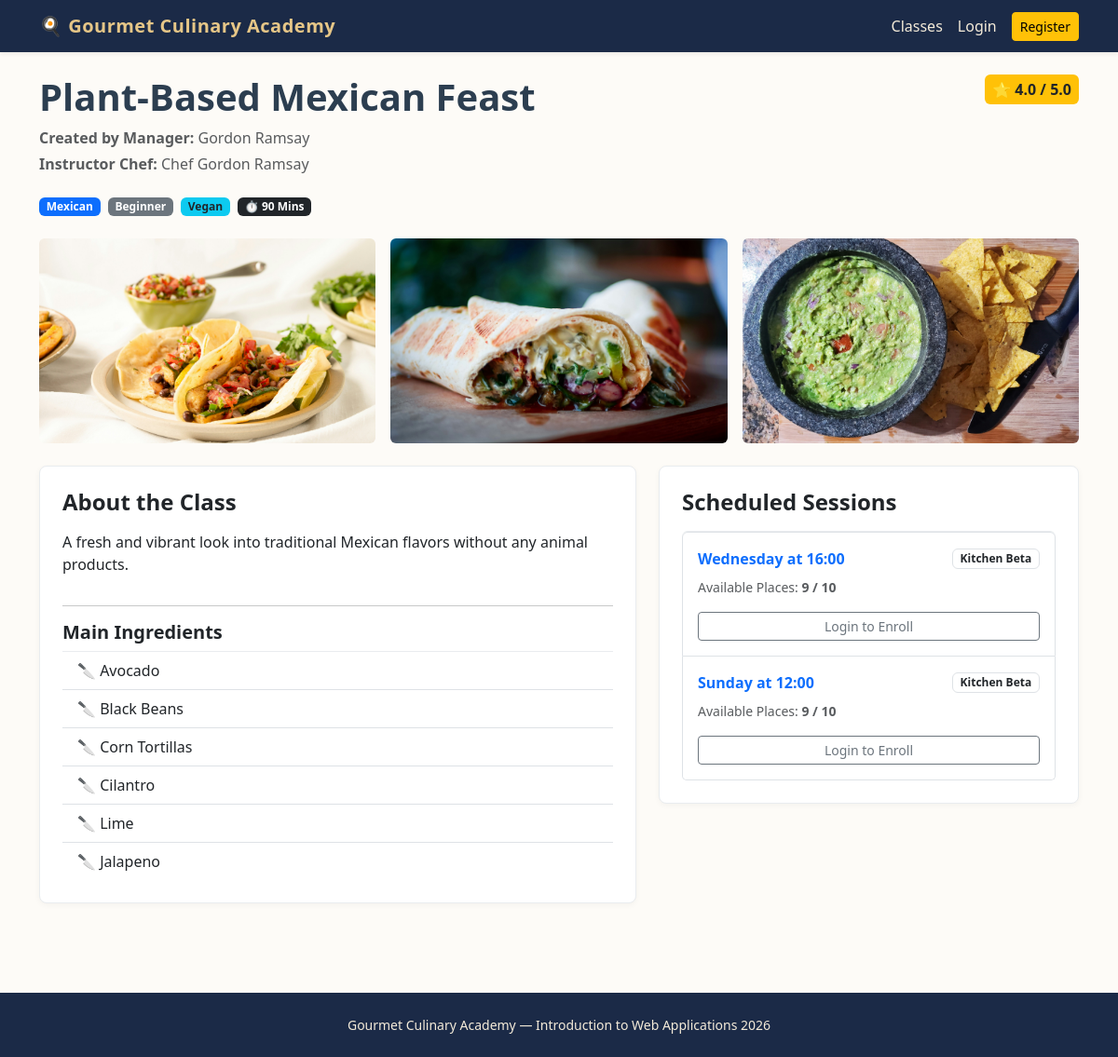
The page /class/3 on the database its author committed.
### tables this page shows
CREATE TABLE cooking_classes (
    id INTEGER PRIMARY KEY AUTOINCREMENT,
    manager_id INTEGER NOT NULL,
    title TEXT NOT NULL UNIQUE,
    cuisine TEXT NOT NULL,
    difficulty TEXT NOT NULL CHECK(difficulty IN ('Beginner', 'Intermediate', 'Advanced')),
    duration INTEGER NOT NULL,
    dietary_category TEXT NOT NULL CHECK(dietary_category IN ('Standard', 'Vegetarian', 'Vegan', 'Gluten-free')),
    chef_name TEXT NOT NULL,
    ingredients TEXT NOT NULL, -- Virgülle ayrılmış en az 4 malzeme
    description TEXT NOT NULL,
    photo_1 TEXT NOT NULL,
    photo_2 TEXT NOT NULL,
    photo_3 TEXT NOT NULL,
    FOREIGN KEY (manager_id) REFERENCES users(id) ON DELETE CASCADE
);

CREATE TABLE class_sessions (
    id INTEGER PRIMARY KEY AUTOINCREMENT,
    class_id INTEGER NOT NULL,
    day_of_week TEXT NOT NULL CHECK(day_of_week IN ('Monday', 'Tuesday', 'Wednesday', 'Thursday', 'Friday', 'Saturday', 'Sunday')),
    start_time TEXT NOT NULL, -- HH:MM formatında
    kitchen_name TEXT NOT NULL,
    max_capacity INTEGER NOT NULL DEFAULT 10,
    FOREIGN KEY (class_id) REFERENCES cooking_classes(id) ON DELETE CASCADE
);

### routes/home_routes.py (the view)
@home_bp.route("/class/<int:class_id>")
def class_detail(class_id):
    class_data, sessions = get_class_by_id(class_id)
    if not class_data:
        return render_template("404.html"), 404
    return render_template("class_detail.html", class_data=class_data, sessions=sessions)

### app.py (called while the page is built)
@app.after_request
def add_header(response):
    response.headers["Cache-Control"] = (
        "no-store, no-cache, must-revalidate, post-check=0, pre-check=0, max-age=0"
    )
    response.headers["Pragma"] = "no-cache"
    response.headers["Expires"] = "-1"
    return response

### database/database.py (called while the page is built)
def get_db():
    conn = sqlite3.connect(DATABASE, timeout=10.0)
    conn.row_factory = sqlite3.Row
    conn.execute("PRAGMA foreign_keys = ON")
    return conn

### utils.py (called while the page is built)
def get_current_simulated_datetime():
    now = datetime.now()
    try:
        simulated_day_str = getattr(config, "SIMULATED_DAY", "Monday")
        simulated_time_str = getattr(config, "SIMULATED_TIME", "09:00")
    except RuntimeError:
        return now
    try:
        sim_hour, sim_minute = map(int, simulated_time_str.split(":"))
    except (ValueError, AttributeError):
        sim_hour, sim_minute = 9, 0
    target_day_idx = DAYS_ORDER.get(simulated_day_str, now.isoweekday())
    current_day_idx = now.isoweekday()
    day_diff = target_day_idx - current_day_idx
    simulated_date = now.date() + timedelta(days=day_diff)
    return datetime.combine(simulated_date, datetime.min.time()).replace(
        hour=sim_hour, minute=sim_minute, second=0, microsecond=0
    )

def is_session_past(session_day, session_start_time):
    if not session_day or not session_start_time:
        return False
    sim_now = get_current_simulated_datetime()
    sim_day_idx = sim_now.isoweekday()  # 1 (Pazartesi) - 7 (Pazar)
    target_day_idx = DAYS_ORDER.get(session_day, 1)
    time_parts = str(session_start_time).strip().split(":")
    session_hour = int(time_parts[0])
    session_minute = int(time_parts[1])
    if sim_day_idx > target_day_idx:
        return True
    if sim_day_idx < target_day_idx:
        return False
    sim_total_minutes = sim_now.hour * 60 + sim_now.minute
    session_total_minutes = session_hour * 60 + session_minute
    return sim_total_minutes >= session_total_minutes

### templates/class_detail.html (shortened to what this page needs)
{% extends "base.html" %}
{% block content %}
<article class="mb-5">
    <header class="mb-4">
        <div class="d-flex justify-content-between align-items-start flex-wrap gap-2">
            <div>
                <h1 class="display-6 fw-bold mb-2">{{ class_data.title }}</h1>
                <p class="text-muted mb-1">
                     <strong>Created by Manager:</strong> {{ class_data.manager_name }}
                </p>
                <p class="text-muted">
                     <strong>Instructor Chef:</strong> {{ class_data.chef_name }}
                </p>
            </div>
            <div class="text-end">
                {% if class_data.total_ratings and class_data.total_ratings > 0 %}
                    <span class="badge bg-warning text-dark fs-6 p-2">⭐ {{ "%.1f"|format(class_data.avg_rating) }} / 5.0</span>
                {% else %}
                    <span class="badge bg-light text-muted border fs-6 p-2">No ratings yet</span>
                {% endif %}
            </div>
        </div>
        <div class="d-flex gap-2 flex-wrap mt-2">
            <span class="badge bg-primary">{{ class_data.cuisine }}</span>
            <span class="badge bg-secondary">{{ class_data.difficulty }}</span>
            <span class="badge bg-info text-dark">{{ class_data.dietary_category }}</span>
            <span class="badge bg-dark">⏱️ {{ class_data.duration }} Mins</span>
        </div>
    </header>
    <section class="row g-3 mb-4">
        <div class="col-md-4">
            <img src="{{ class_data.photo_1 }}" class="img-fluid w-100 gallery-img rounded" alt="Promotional Photo 1">
        </div>
        <div class="col-md-4">
            <img src="{{ class_data.photo_2 }}" class="img-fluid w-100 gallery-img rounded" alt="Promotional Photo 2">
        </div>
        <div class="col-md-4">
            <img src="{{ class_data.photo_3 }}" class="img-fluid w-100 gallery-img rounded" alt="Promotional Photo 3">
        </div>
    </section>
    <div class="row g-4">
        <section class="col-lg-7">
            <div class="card card-culinary p-4 mb-4">
                <h2 class="h4 fw-bold mb-3">About the Class</h2>
                <p class="card-text">{{ class_data.description }}</p>
                <hr>
                <h3 class="h5 fw-bold mb-2">Main Ingredients</h3>
                <ul class="list-group list-group-flush">
                    {% for ingredient in class_data.ingredients.split(',') %}
                        <li class="list-group-item bg-transparent">🔪 {{ ingredient.strip() }}</li>
                    {% endfor %}
                </ul>
            </div>
        </section>
        <section class="col-lg-5">
            <div class="card card-culinary p-4">
                <h2 class="h4 fw-bold mb-3">Scheduled Sessions</h2>
                {% if sessions %}
                    <div class="list-group">
                        {% for s in sessions %}
                            <div class="list-group-item d-flex flex-column gap-2 py-3">
                                <div class="d-flex justify-content-between align-items-center">
                                    <strong class="text-primary">{{ s.day_of_week }} at {{ s.start_time[:5] }}</strong>
                                    <span class="badge bg-outline-dark text-dark border">{{ s.kitchen_name }}</span>
                                </div>
                                <div class="d-flex justify-content-between align-items-center small text-muted">
                                    <span>Available Places: <strong>{{ s.available_slots }} / {{ s.max_capacity }}</strong></span>
                                </div>
                                {% if current_user.is_authenticated %}
                                    {% if current_user.role == 'Student' %}
                                        <form method="post" action="{{ url_for('student.enroll', session_id=s.id) }}" class="mt-2">
                                            {% if s.available_slots > 0 %}
                                                <button type="submit" class="btn btn-sm btn-success w-100">Enroll in Session</button>
                                            {% else %}
                                                <button type="submit" class="btn btn-sm btn-warning w-100">Join Waiting List</button>
                                            {% endif %}
                                        </form>
                                    {% endif %}
                                {% else %}
                                    <a href="{{ url_for('auth.login') }}" class="btn btn-sm btn-outline-secondary w-100 mt-2">Login to Enroll</a>
                                {% endif %}
                            </div>
                        {% endfor %}
                    </div>
                {% else %}
                    <p class="text-muted mb-0">No active sessions for this class yet.</p>
                {% endif %}
            </div>
        </section>
    </div>
</article>
{% endblock %}

### static/css/style.css (style rules this page uses)
body { background-color: #fdfbf7; color: #2c3e50; font-family: "Segoe UI", Tahoma, Geneva, Verdana, sans-serif; min-height: 100vh; display: flex; flex-direction: column; }
.card-culinary { border: 1px solid #e9ecef; border-radius: 8px; transition: transform 0.15s ease, box-shadow 0.15s ease; box-shadow: 0 2px 6px rgba(0,0,0,0.04); }
.gallery-img { height: 220px; object-fit: cover; border-radius: 6px; }

### rows shown on the page
cooking_classes: title "Plant-Based Mexican Feast", chef_name "Chef Gordon Ramsay", cuisine "Mexican", difficulty "Beginner", dietary_category "Vegan", duration "90", photo_1 (picture), photo_2 (picture), photo_3 (picture), description "A fresh and vibrant look into traditional Mexican flavors without any animal products."
class_sessions: day_of_week "Wednesday", start_time "16:00", kitchen_name "Kitchen Beta", available_slots "9", max_capacity "10"
class_sessions: day_of_week "Sunday", start_time "12:00", kitchen_name "Kitchen Beta", available_slots "9", max_capacity "10"

### other values the page prints
{{ class_data.manager_name }} "Gordon Ramsay"
{{ "%.1f"|format(class_data.avg_rating) }} "4.0"
{{ ingredient.strip() }} "Avocado" "Black Beans" "Corn Tortillas" "Cilantro" "Lime" "Jalapeno"
